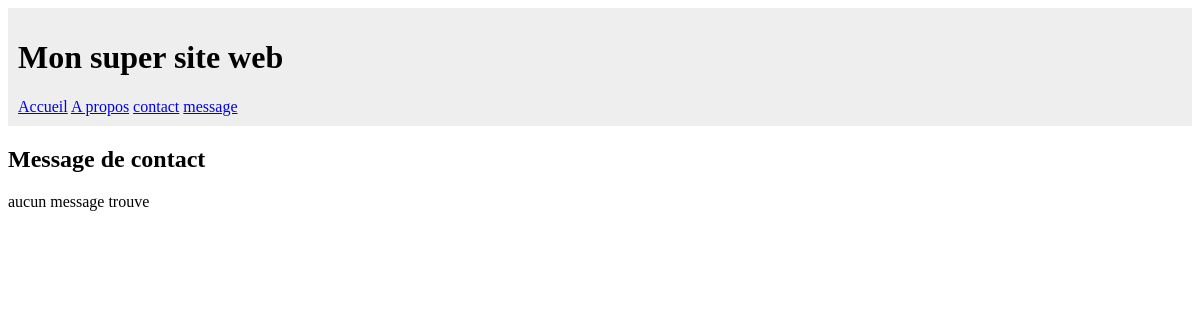
The page /message/ on the database as committed earlier.
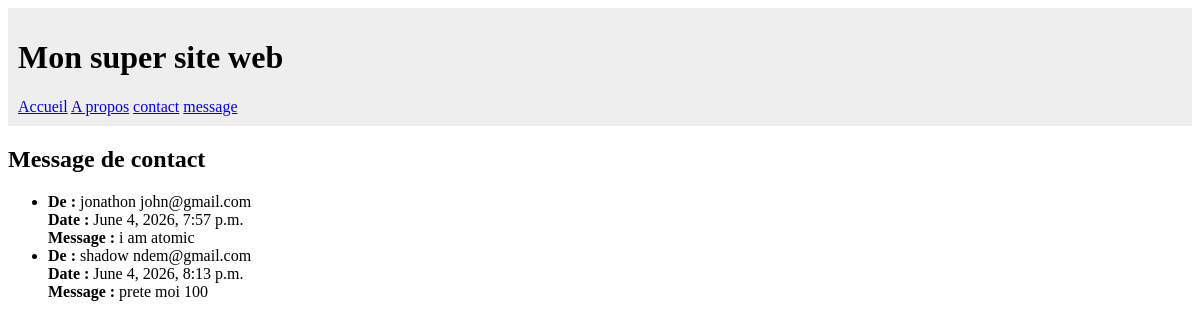
The same page on the database as committed later.
### pages/models.py (models this page shows)
class ContactMessage(models.Model):
    name = models.CharField(max_length=100)
    email = models.EmailField()
    message = models.TextField()
    create_at = models.DateTimeField(
        auto_now_add=True
    )
    is_treated = models.BooleanField(default=False)

### pages/views.py (the view)
# urls.py: path('message/', views.message_list_view),
def message_list_view(request):
    messages = ContactMessage.objects.all()
    context = {
        'message_list': messages
    }
    return render(request, 'message_list.html',context)

### pages/templates/message_list.html
{% extends "base.html" %}
{% block content %}
<h2>Message de contact</h2>
{% if message_list %}
    <ul>
        {% for message in message_list  %}
            <li>
                <strong>De :</strong>
                {{ message.name }} {{ message.email }} <br>
                <strong>Date :</strong>
                {{ message.create_at }}<br>
                <strong>Message :</strong>
                {{ message.message }}<br>
            </li>
        {% endfor %}
    </ul>
{% else %}
    <p>aucun message trouve</p>
{% endif %}
{% endblock %}

### templates/base.html (shortened to what this page needs)
<!DOCTYPE html>
<html lang="fr">
<head>
</head>
<body>
    <header style="background-color: #eee; padding:10px; margin-bottom:15px;">
        <h1>Mon super site web</h1>
        <nav>
            <a href="/">Accueil</a>
            <a href="/propos/">A propos</a>
            <a href="/contact/">contact</a>
            <a href="/message/">message</a>
        </nav>
    </header>
    <main>
        {% block content %}{% endblock%}
    </main>
</body>
</html>

Rows that differ between the two databases and show on the page:
added ContactMessage: name "jonathon", email "john@gmail.com", create_at "June 4, 2026, 7:57 p.m.", message "i am atomic"
added ContactMessage: name "shadow", email "ndem@gmail.com", create_at "June 4, 2026, 8:13 p.m.", message "prete moi 100"
Other text that changed with them:
text no longer shown: "aucun message trouve"
